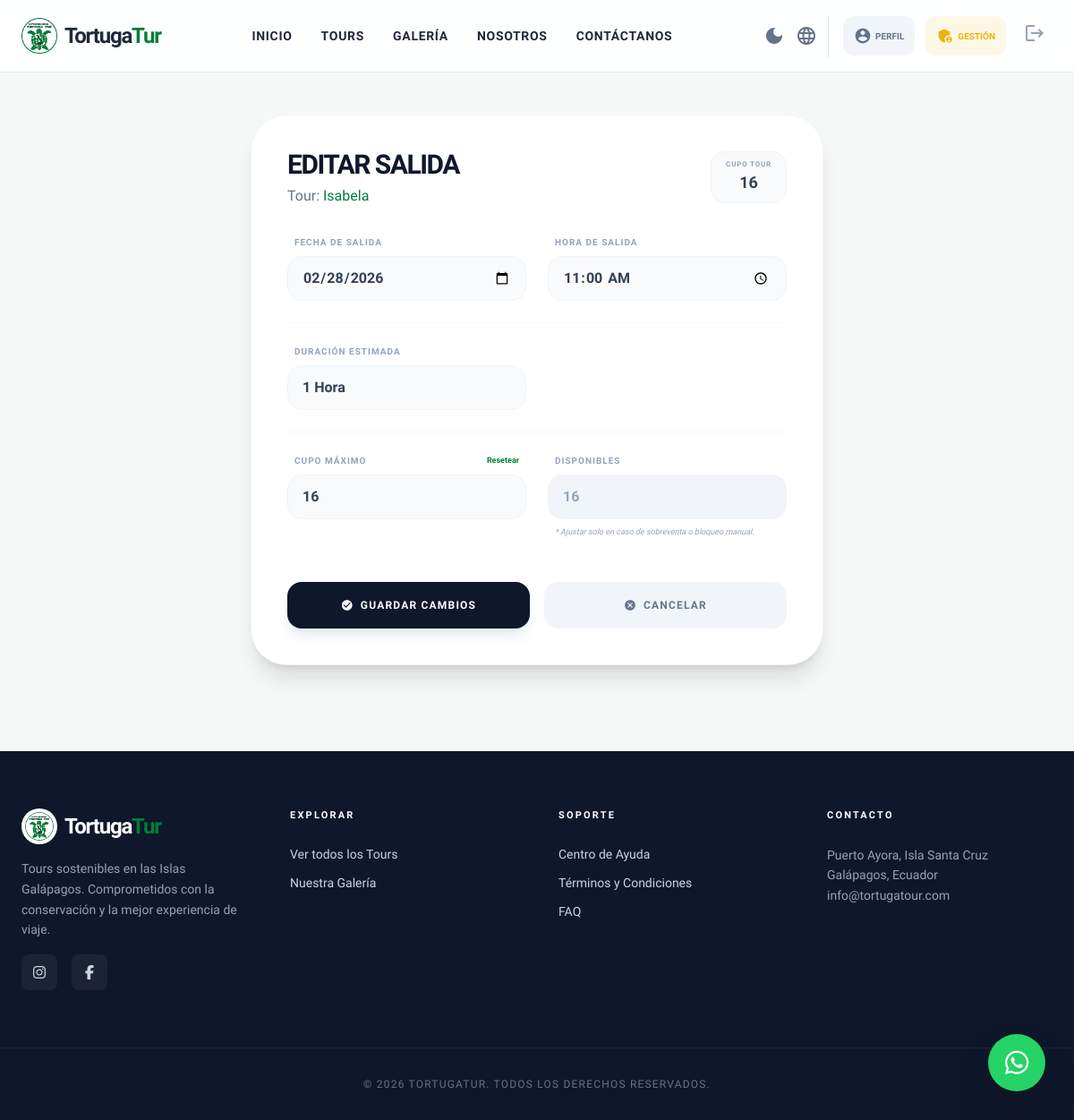
The app's page /panel/salidas/191/editar/ (signed in), older data.
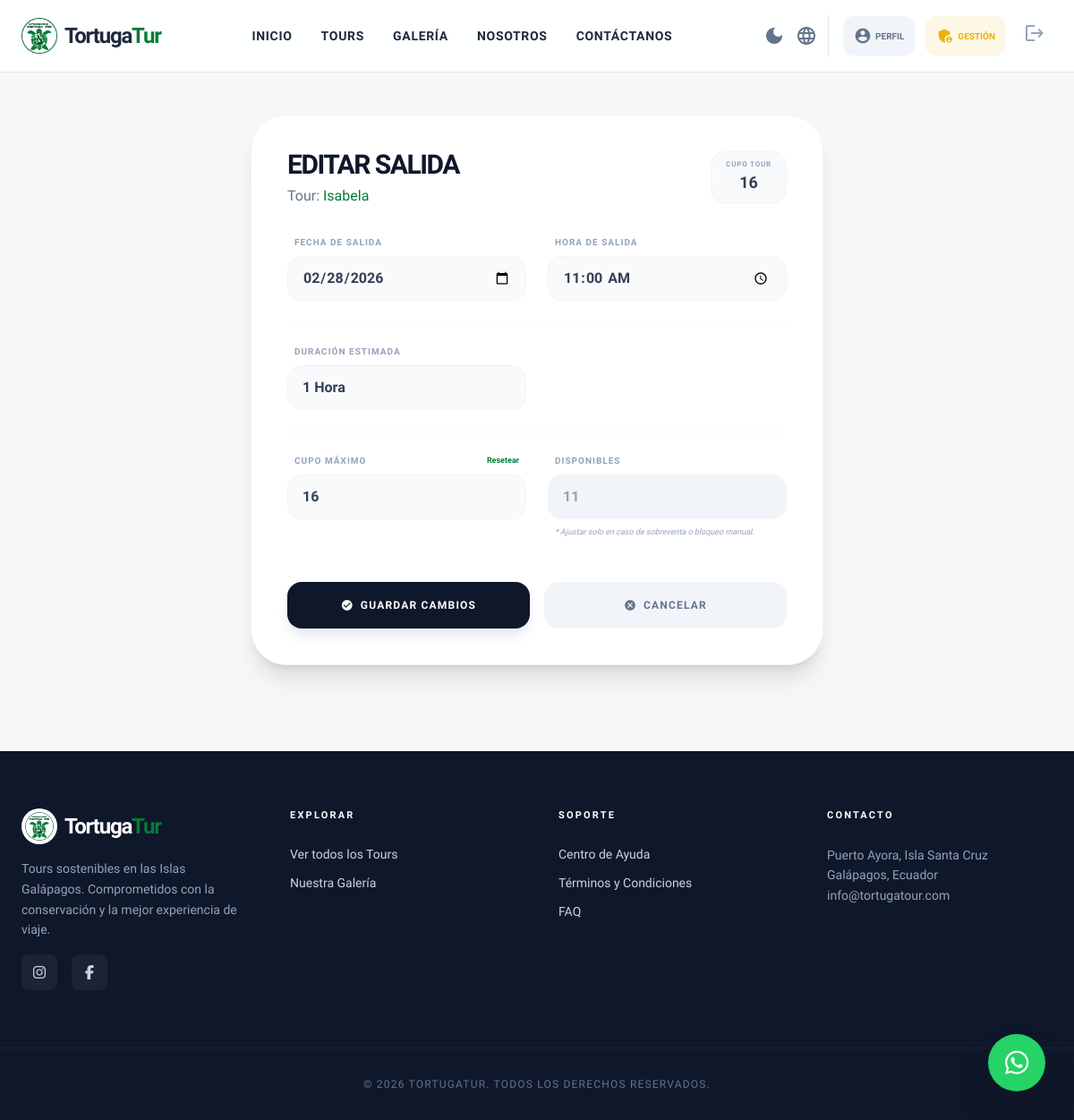
The same page, newer data.
### core/models.py (models this page shows, shortened)
class SalidaTour(models.Model):
    tour = models.ForeignKey(Tour, on_delete=models.CASCADE, related_name="salidas")
    fecha = models.DateField()
    hora = models.TimeField(null=True, blank=True)
    cupo_maximo = models.PositiveIntegerField(default=16)
    cupos_disponibles = models.PositiveIntegerField(default=16)
    duracion = models.CharField(max_length=100, blank=True, null=True, verbose_name="Duración", help_text="Ej: Medio día (4 horas)")
    creado_por = models.ForeignKey(User, on_delete=models.SET_NULL, null=True, blank=True, related_name="salidas_creadas")

class Tour(models.Model):
    nombre = models.CharField(max_length=150)
    destino = models.ForeignKey(Destino, on_delete=models.CASCADE, related_name="tours")
    descripcion = models.TextField()
    precio = models.DecimalField(max_digits=8, decimal_places=2)
    precio_adulto = models.DecimalField(max_digits=8, decimal_places=2, default=0, blank=True)
    precio_nino = models.DecimalField(max_digits=8, decimal_places=2, default=0, blank=True)
    lemonsqueezy_variant_id = models.CharField(max_length=50, blank=True, default="")
    cupo_maximo = models.PositiveIntegerField(default=16)
    cupos_disponibles = models.PositiveIntegerField(default=16)
    duracion = models.CharField(max_length=100, blank=True, null=True, verbose_name="Duración del tour", help_text="Ej: 4 horas, Medio día, etc.")
    hora_turno_1 = models.TimeField(null=True, blank=True, verbose_name="Hora Turno 1")
    hora_turno_2 = models.TimeField(null=True, blank=True, verbose_name="Hora Turno 2")

### core/views.py (the view, shortened to what this page needs)
# urls.py: path("panel/salidas/<int:salida_id>/editar/", views.editar_salida, name="editar_salida"),
@login_required
@user_passes_test(es_admin)
def editar_salida(request, salida_id):
    salida = get_object_or_404(SalidaTour, id=salida_id)
    return render(request, "core/panel/editar_salida.html", {"salida": salida})

### core/context_processors.py (called while the page is built)
def whatsapp_number(request):
    return {"WHATSAPP_NUMBER": getattr(settings, "WHATSAPP_NUMBER", "")}

### core/views.py (called while the page is built)
def es_admin(user):
    return user.is_staff or user.is_superuser

### core/templates/core/panel/editar_salida.html (shortened to what the changed rows need)
{% extends "core/base.html" %}
{% block content %}
<div class="max-w-2xl mx-auto py-12 px-4">
    <div class="bg-white p-10 rounded-[2.5rem] shadow-xl border border-slate-100">
        <div class="mb-8 flex justify-between items-start">
            <div>
                <h1 class="text-3xl font-black text-slate-900 tracking-tighter uppercase leading-none mb-2">Editar
                    Salida</h1>
                <p class="text-slate-500 font-medium">Tour: <span class="text-primary">{{ salida.tour.nombre }}</span>
                </p>
            </div>
            <div class="bg-slate-50 border border-slate-100 px-4 py-2 rounded-2xl text-center">
                <span class="block text-[8px] font-black text-slate-400 uppercase tracking-widest">Cupo Tour</span>
                <span class="text-lg font-black text-slate-700" id="cupo-heredado">{{ salida.tour.cupo_maximo }}</span>
            </div>
        </div>
        <form method="post" class="space-y-6" id="salida-form">
            <div class="grid grid-cols-1 md:grid-cols-2 gap-6">
                <div>
                    <label class="block text-[10px] font-black uppercase text-slate-400 mb-2 ml-2 tracking-widest">Fecha
                        de Salida</label>
                    <input type="date" name="fecha" value="{{ salida.fecha|date:'Y-m-d' }}"
                        class="w-full bg-slate-50 border-slate-100 rounded-2xl py-3 px-4 font-semibold text-slate-700 focus:ring-2 focus:ring-primary focus:bg-white transition-all">
                </div>
                <div>
                    <label class="block text-[10px] font-black uppercase text-slate-400 mb-2 ml-2 tracking-widest">Hora
                        de Salida</label>
                    <input type="time" name="hora" value="{{ salida.hora|time:'H:i' }}"
                        class="w-full bg-slate-50 border-slate-100 rounded-2xl py-3 px-4 font-semibold text-slate-700 focus:ring-2 focus:ring-primary focus:bg-white transition-all">
                </div>
            </div>
            <div class="grid grid-cols-1 md:grid-cols-2 gap-6 border-t border-slate-50 pt-6">
                <div>
                    <label
                        class="block text-[10px] font-black uppercase text-slate-400 mb-2 ml-2 tracking-widest">Duración
                        Estimada</label>
                    <input type="text" name="duracion"
                        value="{{ salida.duracion|default:salida.tour.duracion|default:'' }}"
                        placeholder="Ej: Medio día"
                        class="w-full bg-slate-50 border-slate-100 rounded-2xl py-3 px-4 font-semibold text-slate-700 focus:ring-2 focus:ring-primary focus:bg-white transition-all">
                </div>
            </div>
            <div class="grid grid-cols-2 gap-6 border-t border-slate-50 pt-6">
                <div>
                    <div class="flex justify-between items-center mb-2 px-2">
                        <label class="block text-[10px] font-black uppercase text-slate-400 tracking-widest">Cupo
                            Máximo</label>
                        <button type="button" onclick="resetCupo()"
                            class="text-[9px] font-bold text-primary hover:underline">Resetear</button>
                    </div>
                    <input type="number" name="cupo_maximo" id="input-cupo-maximo" value="{{ salida.cupo_maximo }}"
                        class="w-full bg-slate-50 border-slate-100 rounded-2xl py-3 px-4 font-semibold text-slate-700 focus:ring-2 focus:ring-primary focus:bg-white transition-all">
                </div>
                <div>
                    <label
                        class="block text-[10px] font-black uppercase text-slate-400 mb-2 ml-2 tracking-widest">Disponibles</label>
                    <input type="number" name="cupos_disponibles" value="{{ salida.cupos_disponibles }}"
                        class="w-full bg-slate-100 border-slate-100 rounded-2xl py-3 px-4 font-semibold text-slate-400 focus:ring-2 focus:ring-primary focus:bg-white transition-all">
                    <p class="text-[9px] text-slate-400 mt-2 ml-2 italic">* Ajustar solo en caso de sobreventa o bloqueo
                        manual.</p>
                </div>
            </div>
        </form>
    </div>
</div>
{% endblock %}

Row changes from the older to the newer data that the page shows:
changed SalidaTour "Isabela": cupos_disponibles "16" → "11"
